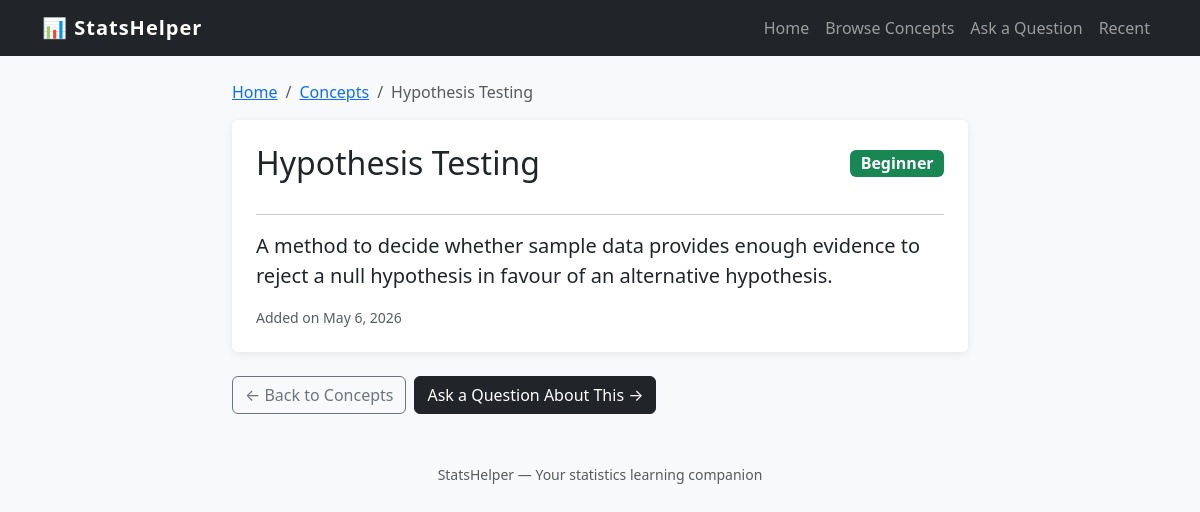
The app's page /concepts/hypothesis-testing/ with its own data.
### core/models.py (models this page shows, shortened)
class Concept(models.Model):
    title             = models.CharField(max_length=200)
    slug              = models.SlugField(max_length=200, unique=True)
    level             = models.CharField(max_length=20, choices=LEVEL_CHOICES, default='beginner')
    short_description = models.TextField()
    created_at        = models.DateTimeField(auto_now_add=True)
    class Meta:
        ordering = ['title']   # alphabetical by default

### core/views.py (the view)
# urls.py: path('concepts/<slug:slug>/',   views.concept_detail,   name='concept_detail'),
def concept_detail(request, slug):
    concept = get_object_or_404(Concept, slug=slug)
    return render(request, 'core/concept_detail.html', {'concept': concept})

### templates/core/concept_detail.html (shortened to what this page needs)
{% extends "core/base.html" %}
{% block content %}
<div class="row justify-content-center">
  <div class="col-lg-8">
    <nav aria-label="breadcrumb" class="mb-3">
      <ol class="breadcrumb">
        <li class="breadcrumb-item"><a href="{% url 'home' %}">Home</a></li>
        <li class="breadcrumb-item"><a href="{% url 'concepts_list' %}">Concepts</a></li>
        <li class="breadcrumb-item active">{{ concept.title }}</li>
      </ol>
    </nav>
    <div class="card p-4">
      <div class="d-flex justify-content-between align-items-center mb-3">
        <h2 class="mb-0">{{ concept.title }}</h2>
        {% if concept.level == 'beginner' %}
          <span class="badge bg-success fs-6">Beginner</span>
        {% elif concept.level == 'intermediate' %}
          <span class="badge bg-warning text-dark fs-6">Intermediate</span>
        {% else %}
          <span class="badge bg-danger fs-6">Advanced</span>
        {% endif %}
      </div>
      <hr>
      <p class="lead">{{ concept.short_description }}</p>
      <small class="text-muted">Added on {{ concept.created_at|date:"F j, Y" }}</small>
    </div>
    <div class="mt-4 d-flex gap-2">
      <a href="{% url 'concepts_list' %}" class="btn btn-outline-secondary">← Back to Concepts</a>
      <a href="{% url 'ask' %}" class="btn btn-dark">Ask a Question About This →</a>
    </div>
  </div>
</div>
{% endblock %}

### templates/core/base.html (style rules this page uses)
body { background: #f8f9fa; }
.card { border: none; box-shadow: 0 2px 8px rgba(0,0,0,0.08); }

### records on screen
Concept: title "Hypothesis Testing", short_description "A method to decide whether sample data provides enough evidence to reject a null hypothesis in favour of an alternative hypothesis.", created_at "May 6, 2026"
